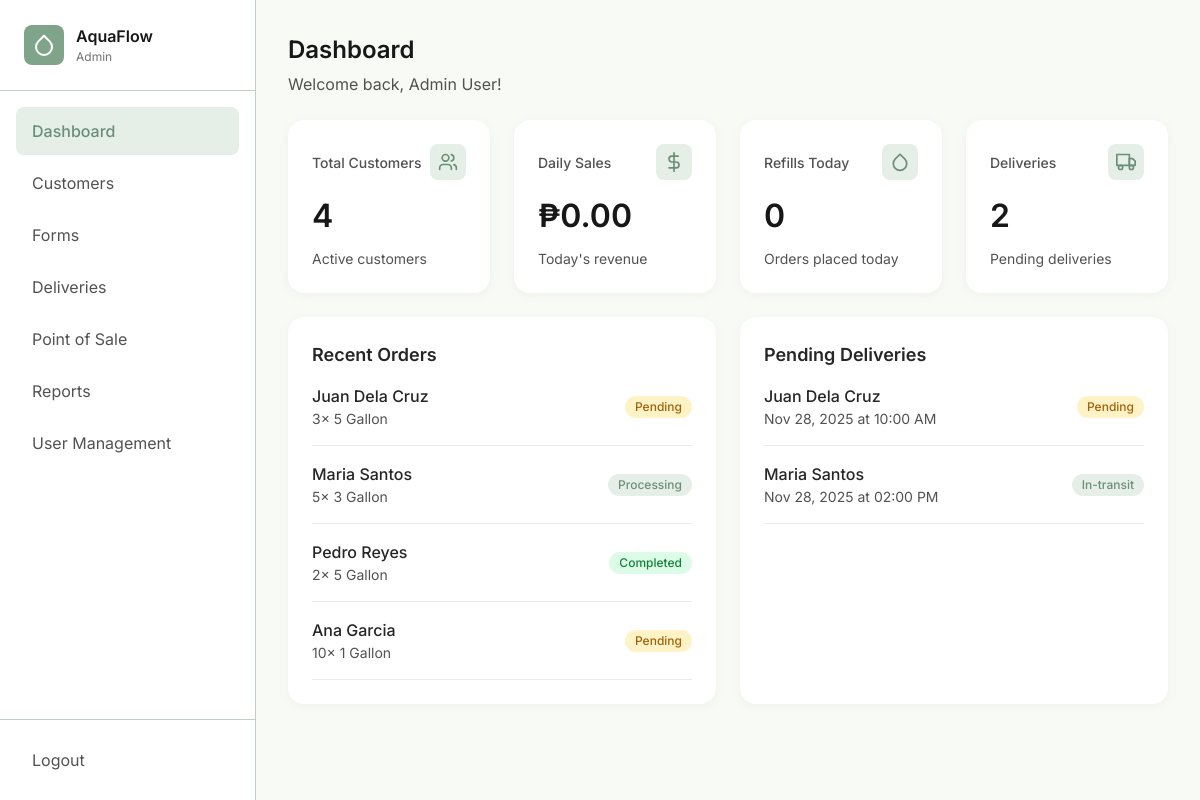
/admin/index.php (signed in), run on an earlier commit of the app's database.
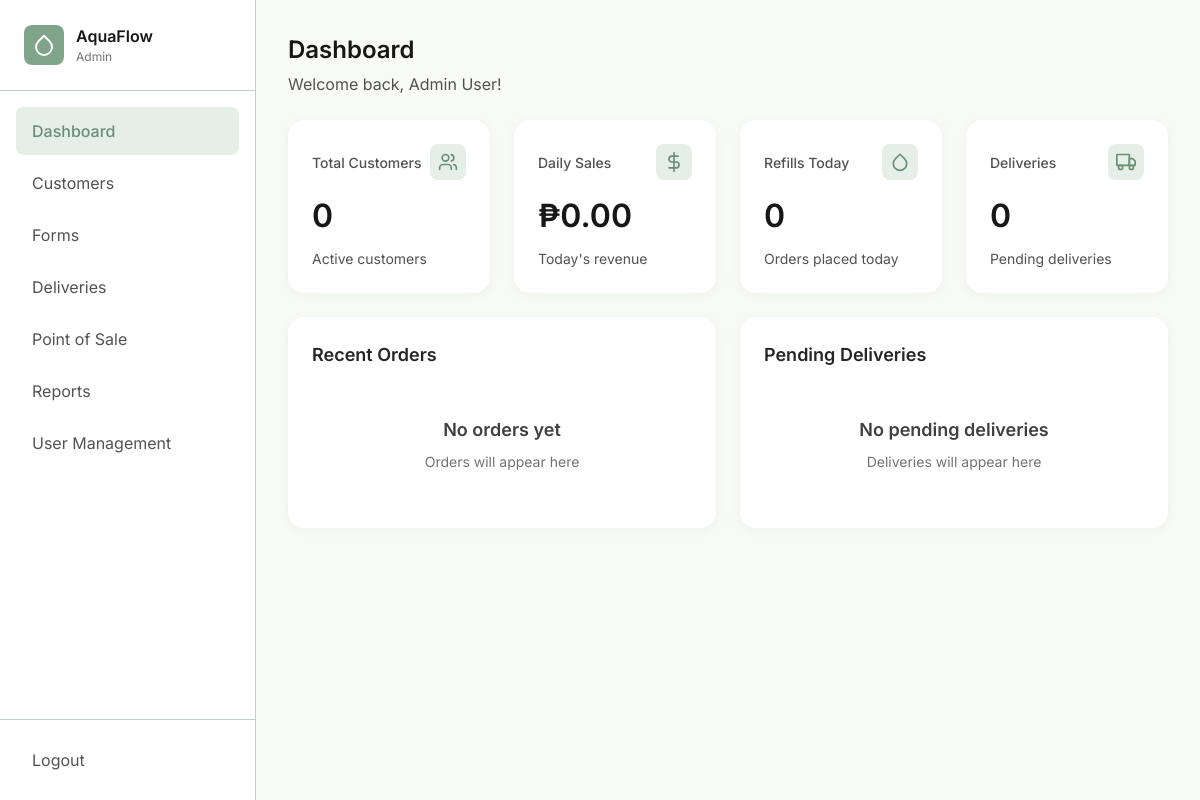
And on a later commit of the database.
### tables this page shows
CREATE TABLE IF NOT EXISTS `orders` (
  `id` int NOT NULL AUTO_INCREMENT,
  `customer_id` int NOT NULL,
  `container_size` enum('5-gallon','3-gallon','1-gallon') NOT NULL,
  `quantity` int NOT NULL,
  `delivery_date` date DEFAULT NULL,
  `delivery_time` time DEFAULT NULL,
  `notes` text,
  `status` enum('pending','processing','completed','cancelled') DEFAULT 'pending',
  `created_by` int NOT NULL,
  `created_at` timestamp NULL DEFAULT CURRENT_TIMESTAMP,
  `updated_at` timestamp NULL DEFAULT CURRENT_TIMESTAMP ON UPDATE CURRENT_TIMESTAMP,
  PRIMARY KEY (`id`),
  KEY `customer_id` (`customer_id`),
  KEY `created_by` (`created_by`)
);

CREATE TABLE IF NOT EXISTS `customers` (
  `id` int NOT NULL AUTO_INCREMENT,
  `name` varchar(255) NOT NULL,
  `phone` varchar(20) NOT NULL,
  `address` text NOT NULL,
  `status` enum('active','inactive') NOT NULL DEFAULT 'active',
  `total_orders` int DEFAULT '0',
  `created_at` timestamp NULL DEFAULT CURRENT_TIMESTAMP,
  `updated_at` timestamp NULL DEFAULT CURRENT_TIMESTAMP ON UPDATE CURRENT_TIMESTAMP,
  PRIMARY KEY (`id`)
);

CREATE TABLE IF NOT EXISTS `deliveries` (
  `id` int NOT NULL AUTO_INCREMENT,
  `order_id` int NOT NULL,
  `customer_id` int NOT NULL,
  `delivery_address` text NOT NULL,
  `items` varchar(255) NOT NULL,
  `scheduled_date` date NOT NULL,
  `scheduled_time` time NOT NULL,
  `status` enum('pending','in-transit','completed','cancelled') DEFAULT 'pending',
  `notes` text,
  `delivered_at` datetime DEFAULT NULL,
  `created_by` int NOT NULL,
  `created_at` timestamp NULL DEFAULT CURRENT_TIMESTAMP,
  `updated_at` timestamp NULL DEFAULT CURRENT_TIMESTAMP ON UPDATE CURRENT_TIMESTAMP,
  PRIMARY KEY (`id`),
  KEY `order_id` (`order_id`),
  KEY `customer_id` (`customer_id`),
  KEY `created_by` (`created_by`)
);

### includes/functions.php (called while the page is built, shortened)
<?php
function formatDate($date, $format = DISPLAY_DATE_FORMAT)
{
    return date($format, strtotime($date));
}
function formatTime($time, $format = DISPLAY_TIME_FORMAT)
{
    return date($format, strtotime($time));
}
function getStatusBadgeClass($status)
{
    $classes = [
        'active' => 'badge-success',
        'inactive' => 'badge-error',
        'pending' => 'badge-warning',
        'processing' => 'badge-info',
        'completed' => 'badge-success',
        'cancelled' => 'badge-error',
        'in-transit' => 'badge-info'
    ];
    return $classes[$status] ?? 'badge-info';
}
function formatContainerSize($size)
{
    return ucwords(str_replace('-', ' ', $size));
}
function renderFooter()
{
    require_once __DIR__ . '/footer.php';
}

### admin/index.php (the view, shortened to what the rows shown need)
<?php
require_once __DIR__ . '/../includes/functions.php';
require_once __DIR__ . '/../includes/header.php';
$conn = getDBConnection();
$recentOrdersQuery = "SELECT o.*, c.name as customer_name
                      FROM orders o
                      JOIN customers c ON o.customer_id = c.id
                      ORDER BY o.created_at DESC
                      LIMIT 4";
$recentOrders = $conn->query($recentOrdersQuery);
$pendingDeliveriesQuery = "SELECT d.*, c.name as customer_name
                           FROM deliveries d
                           JOIN customers c ON d.customer_id = c.id
                           WHERE d.status IN ('pending', 'in-transit')
                           ORDER BY d.scheduled_date ASC, d.scheduled_time ASC
                           LIMIT 3";
$pendingDeliveriesList = $conn->query($pendingDeliveriesQuery);
?>
<div class="dashboard-layout">
    <main class="main-content">
        <div class="content-wrapper">
            <div class="page-header">
                <div>
                    <h1 class="page-title">Dashboard</h1>
                </div>
            </div>
            <div class="grid grid-cols-2">
                <div class="card">
                    <h2 class="text-lg font-semibold mb-4">Recent Orders</h2>
                    <?php if ($recentOrders->num_rows > 0): ?>
                        <div style="display: flex; flex-direction: column; gap: var(--space-4);">
                            <?php while ($order = $recentOrders->fetch_assoc()): ?>
                                <div style="display: flex; justify-content: space-between; align-items: center; padding-bottom: var(--space-4); border-bottom: 1px solid var(--water-100);">
                                    <div>
                                        <div class="font-medium"><?php echo htmlspecialchars($order['customer_name']); ?></div>
                                        <div class="text-sm" style="color: var(--neutral-600);">
                                            <?php echo $order['quantity']; ?>x <?php echo formatContainerSize($order['container_size']); ?>
                                        </div>
                                    </div>
                                    <span class="badge <?php echo getStatusBadgeClass($order['status']); ?>">
                                        <?php echo ucfirst($order['status']); ?>
                                    </span>
                                </div>
                            <?php endwhile; ?>
                        </div>
                    <?php endif; ?>
                </div>
                <div class="card">
                    <h2 class="text-lg font-semibold mb-4">Pending Deliveries</h2>
                    <?php if ($pendingDeliveriesList->num_rows > 0): ?>
                        <div style="display: flex; flex-direction: column; gap: var(--space-4);">
                            <?php while ($delivery = $pendingDeliveriesList->fetch_assoc()): ?>
                                <div style="display: flex; justify-content: space-between; align-items: center; padding-bottom: var(--space-4); border-bottom: 1px solid var(--water-100);">
                                    <div>
                                        <div class="font-medium"><?php echo htmlspecialchars($delivery['customer_name']); ?></div>
                                        <div class="text-sm" style="color: var(--neutral-600);">
                                            <?php echo formatDate($delivery['scheduled_date']); ?> at <?php echo formatTime($delivery['scheduled_time']); ?>
                                        </div>
                                    </div>
                                    <span class="badge <?php echo getStatusBadgeClass($delivery['status']); ?>">
                                        <?php echo ucfirst($delivery['status']); ?>
                                    </span>
                                </div>
                            <?php endwhile; ?>
                        </div>
                    <?php endif; ?>
                </div>
            </div>
        </div>
    </main>
</div>

What changed in the data, as far as the page shows it:
removed orders: customer.name "Juan Dela Cruz", quantity "3", container_size "5 Gallon", status "Pending"
removed orders: customer.name "Maria Santos", quantity "5", container_size "3 Gallon", status "Processing"
removed orders: customer.name "Pedro Reyes", quantity "2", container_size "5 Gallon", status "Completed"
removed orders: customer.name "Ana Garcia", quantity "10", container_size "1 Gallon", status "Pending"
removed deliveries: customer.name "Juan Dela Cruz", scheduled_date "Nov 28, 2025", scheduled_time "10:00 AM", status "Pending"
removed deliveries: customer.name "Maria Santos", scheduled_date "Nov 28, 2025", scheduled_time "02:00 PM", status "In-transit"
Also different on the page:
$totalCustomers: "4" → "0"
$pendingDeliveries: "2" → "0"
text now shown: "No orders yet Orders will appear here No pending deliveries Deliveries will appear here"
